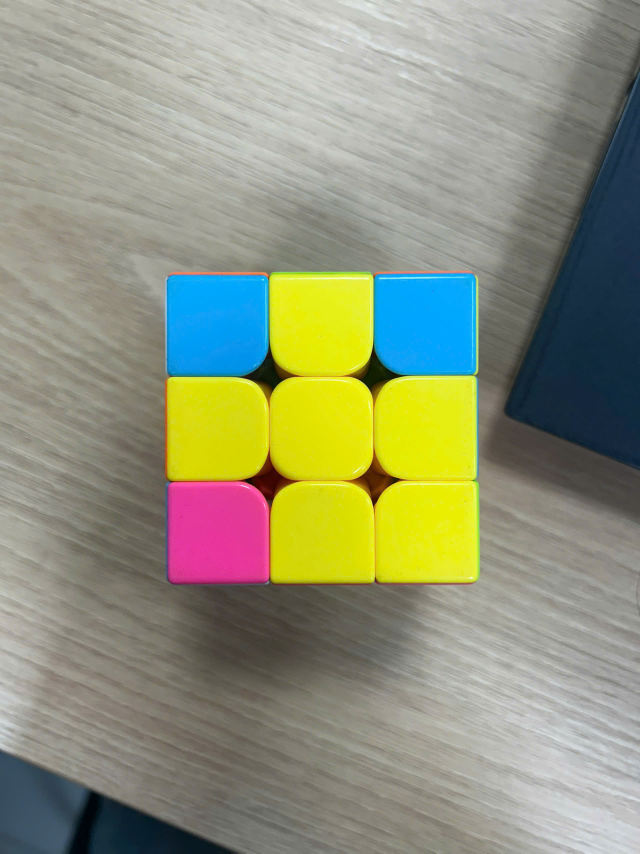
#> input picture XuLyAnh/data/B.jpg, 1920 x 2560 px (shown at 1/3 size)
$ python -i image_processor.py   (imports and definitions only)
#> lines starting #> are read from the running program, lines starting #| are printed output that depends on the picture; after the words box and inside, x2 and y2 are one past the last pixel; in counts of white or black regions, pixels touching at a corner belong together
#> further down, picture is the input picture: shape (2560, 1920, 3); mean B, G, R 123.6, 148.3, 144.7
from pathlib import Path

import cv2
import numpy as np


def load_face_image(path: str | Path) -> np.ndarray:
    image_path = Path(path)
    image_bytes = np.fromfile(str(image_path), dtype=np.uint8)
    image = cv2.imdecode(image_bytes, cv2.IMREAD_COLOR)
    if image is None:
        raise FileNotFoundError(f"Cannot read image: {path}")
    return image


def center_square_crop(image: np.ndarray) -> np.ndarray:
    height, width = image.shape[:2]
    side = min(height, width)
    x0 = (width - side) // 2
    y0 = (height - side) // 2
    return image[y0:y0 + side, x0:x0 + side]


def _square_crop_from_bbox(image: np.ndarray, bbox: tuple[int, int, int, int], padding_ratio: float = 0.04) -> np.ndarray:
    height, width = image.shape[:2]
    x, y, bbox_width, bbox_height = bbox
    side = int(max(bbox_width, bbox_height) * (1 + padding_ratio * 2))
    center_x = x + bbox_width // 2
    center_y = y + bbox_height // 2
    x0 = max(0, center_x - side // 2)
    y0 = max(0, center_y - side // 2)
    x1 = min(width, x0 + side)
    y1 = min(height, y0 + side)
    x0 = max(0, x1 - side)
    y0 = max(0, y1 - side)
    crop = image[y0:y1, x0:x1]
    if crop.size == 0:
        return center_square_crop(image)
    return crop


def detect_face_crop(image: np.ndarray) -> np.ndarray:
    hsv = cv2.cvtColor(image, cv2.COLOR_BGR2HSV)
#> hsv: shape (2560, 1920, 3); mean H, S, V 40.4, 68.2, 157.5
    _, saturation, value = cv2.split(hsv)
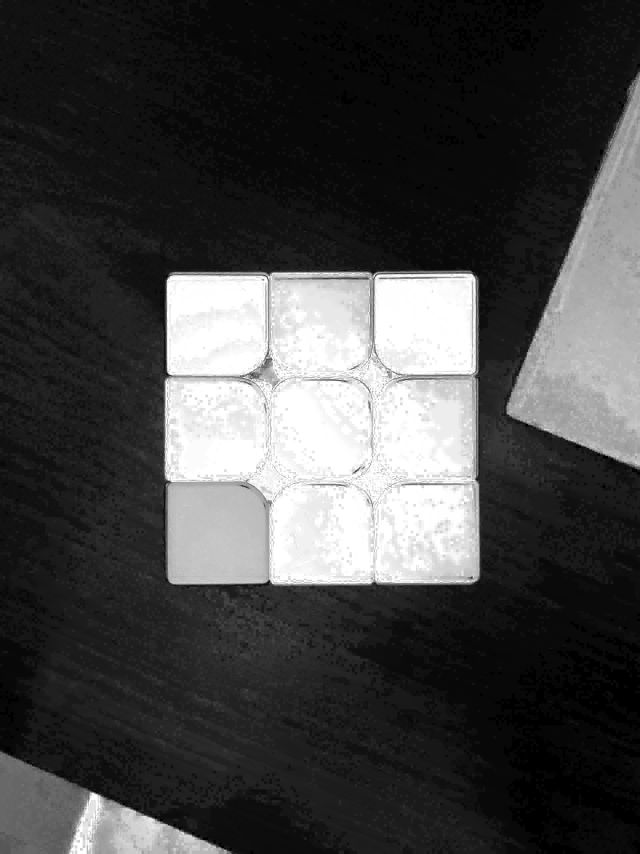
#> saturation: shape (2560, 1920) (shown at 1/3 size); min 0, max 255, mean 68.2
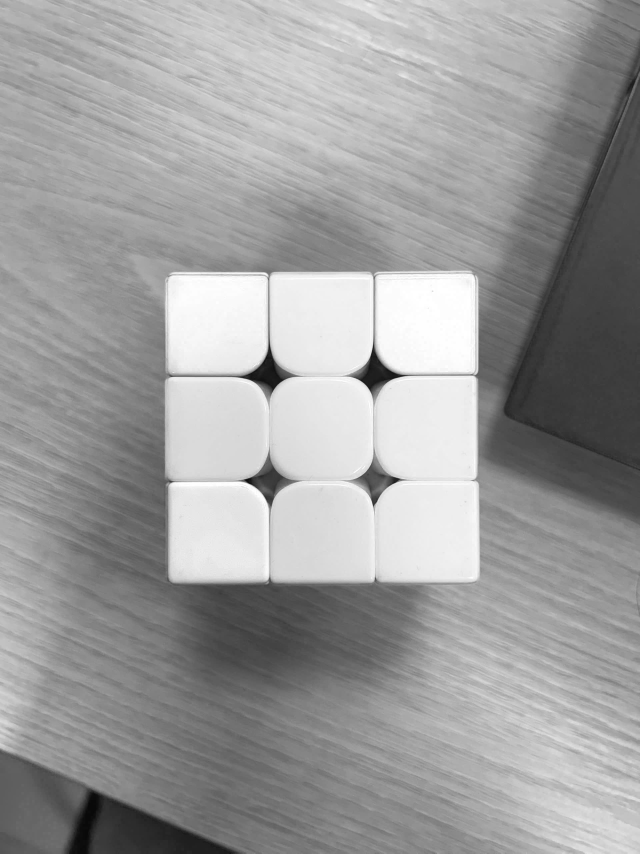
#> value: shape (2560, 1920) (shown at 1/3 size); min 5, max 255, mean 157.5
    mask = ((saturation > 80) & (value > 90)).astype(np.uint8) * 255
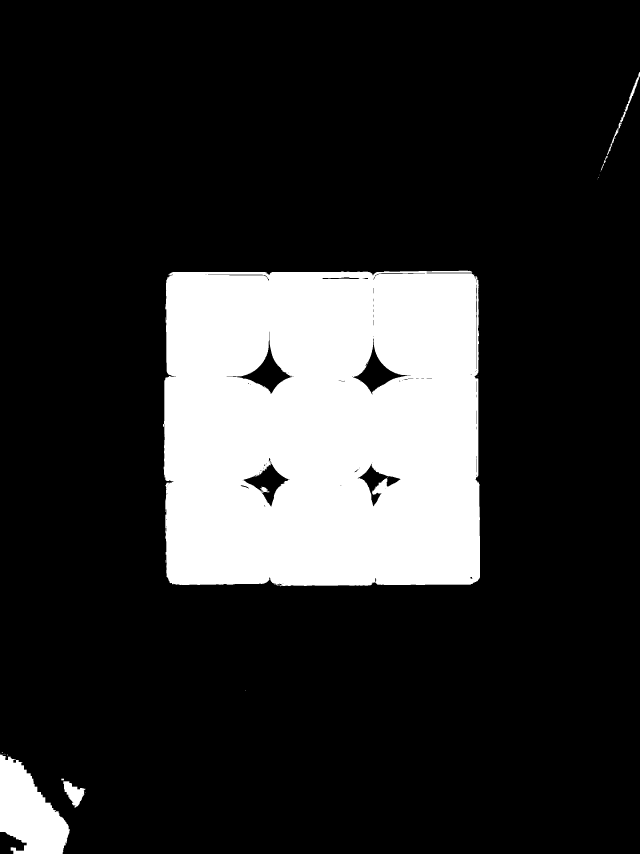
#> mask: shape (2560, 1920) (shown at 1/3 size); 18.2% white; 31 white regions (23 under 20 px), largest, box (x1, y1, x2, y2) and area: (489, 812, 1440, 1758) 853856, (0, 2263, 210, 2560) 38494, (190, 2344, 257, 2424) 2668

    min_dim = min(image.shape[:2])
#> min_dim = 1920
    kernel_size = max(7, (min_dim // 35) | 1)
#> kernel_size = 55
    kernel = cv2.getStructuringElement(cv2.MORPH_RECT, (kernel_size, kernel_size))
    mask = cv2.morphologyEx(mask, cv2.MORPH_CLOSE, kernel, iterations=2)
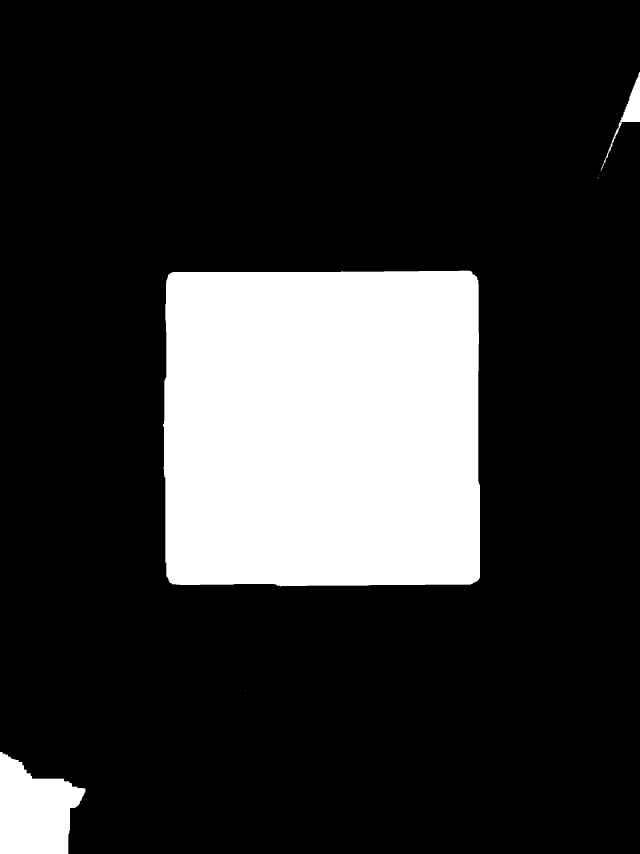
#> mask: shape (2560, 1920) (shown at 1/3 size); 19.2% white; 7 white regions (4 under 20 px), largest, box (x1, y1, x2, y2) and area: (489, 812, 1440, 1760) 883660, (0, 2256, 257, 2560) 53778, (1802, 216, 1920, 515) 5197
    mask = cv2.morphologyEx(mask, cv2.MORPH_OPEN, kernel, iterations=1)
#> mask: shape (2560, 1920); 19.1% white; 3 white regions

    contours, _ = cv2.findContours(mask, cv2.RETR_EXTERNAL, cv2.CHAIN_APPROX_SIMPLE)
#> contours = 3 contours; box (x1, y1, x2, y2) and area: (492, 813, 1440, 1758) 881652, (0, 2270, 232, 2560) 52210, (1884, 280, 1920, 366) 2854
    if not contours:
        return center_square_crop(image)

    min_area = image.shape[0] * image.shape[1] * 0.03
#> min_area = 147456
    candidates = [contour for contour in contours if cv2.contourArea(contour) >= min_area]
#> candidates = 1 contour; box (x1, y1, x2, y2) and area: (492, 813, 1440, 1758) 881652
    if not candidates:
        return center_square_crop(image)

    contour = max(candidates, key=cv2.contourArea)
#> contour = contour of 149 points, box (x1, y1, x2, y2) (492, 813, 1440, 1758), area 881652
    return _square_crop_from_bbox(image, cv2.boundingRect(contour))
#> in _square_crop_from_bbox, `crop = image[y0:y1, x0:x1]`:
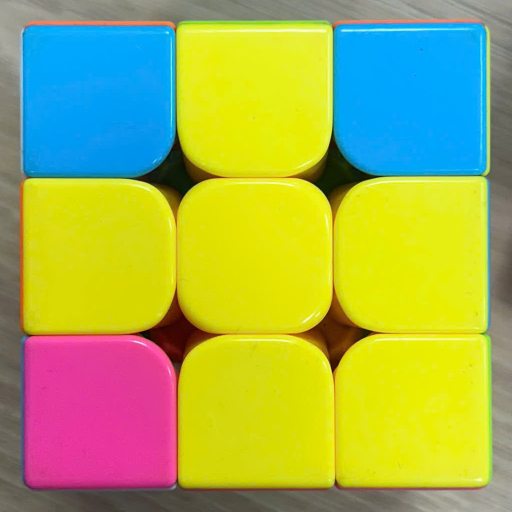
#> crop: shape (1023, 1023, 3) (shown at 1/2 size); mean B, G, R 83.2, 175.7, 163.2


def resize_square(image: np.ndarray, size: int = 600) -> np.ndarray:
#> called with size = 600
    return cv2.resize(image, (size, size), interpolation=cv2.INTER_AREA)
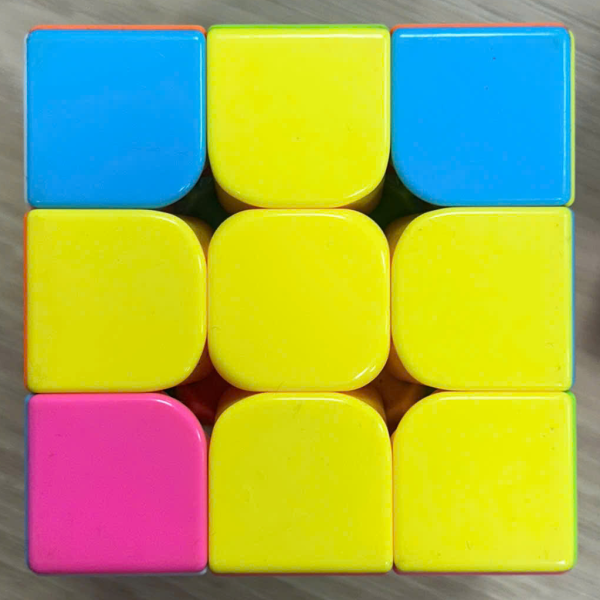
#> returned value: shape (600, 600, 3); mean of channels 0, 1, 2 83.2, 175.7, 163.2; drawn as B, G, R


def normalize_lighting(image: np.ndarray) -> np.ndarray:
    lab = cv2.cvtColor(image, cv2.COLOR_BGR2LAB)
    l_channel, a_channel, b_channel = cv2.split(lab)
    clahe = cv2.createCLAHE(clipLimit=2.0, tileGridSize=(8, 8))
    normalized_l = clahe.apply(l_channel)
    normalized_lab = cv2.merge((normalized_l, a_channel, b_channel))
    return cv2.cvtColor(normalized_lab, cv2.COLOR_LAB2BGR)


def preprocess_face(image: np.ndarray, size: int = 600, equalize: bool = False) -> np.ndarray:
    face = detect_face_crop(image)
    face = resize_square(face, size)
    if equalize:
        face = normalize_lighting(face)
    return cv2.GaussianBlur(face, (3, 3), 0)

>>> import cv2
>>> picture = cv2.imread('../../data/B.jpg')
>>> result = preprocess_face(picture)

$ run again, on XuLyAnh/data/D.jpg
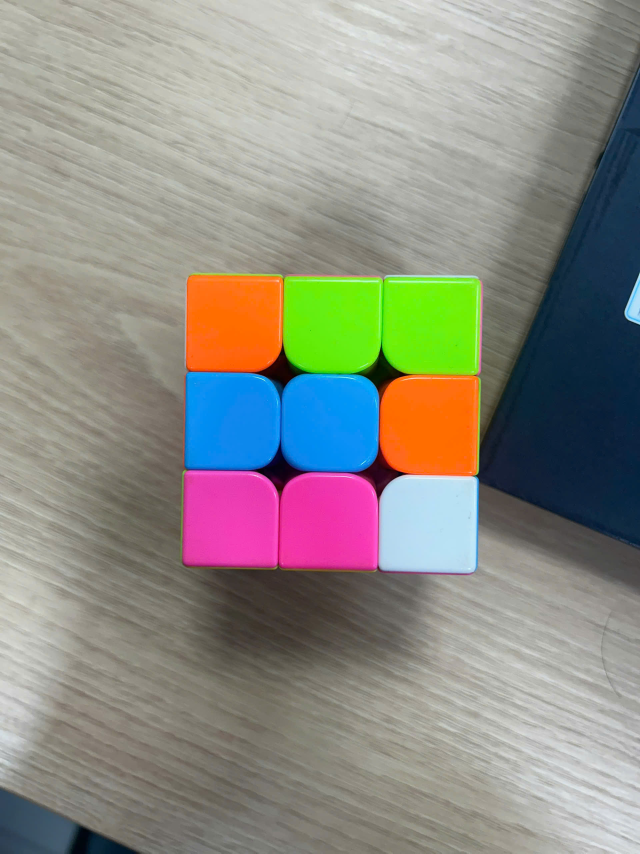
#> input picture XuLyAnh/data/D.jpg, 1920 x 2560 px (shown at 1/3 size)
#> picture is the input picture: shape (2560, 1920, 3); mean B, G, R 132.5, 140.8, 141.7
#> hsv: shape (2560, 1920, 3); mean H, S, V 43.5, 64.5, 158.8
#> in detect_face_crop, `mask = cv2.morphologyEx(mask, cv2.MORPH_OPEN, kernel, iterations=1)`:
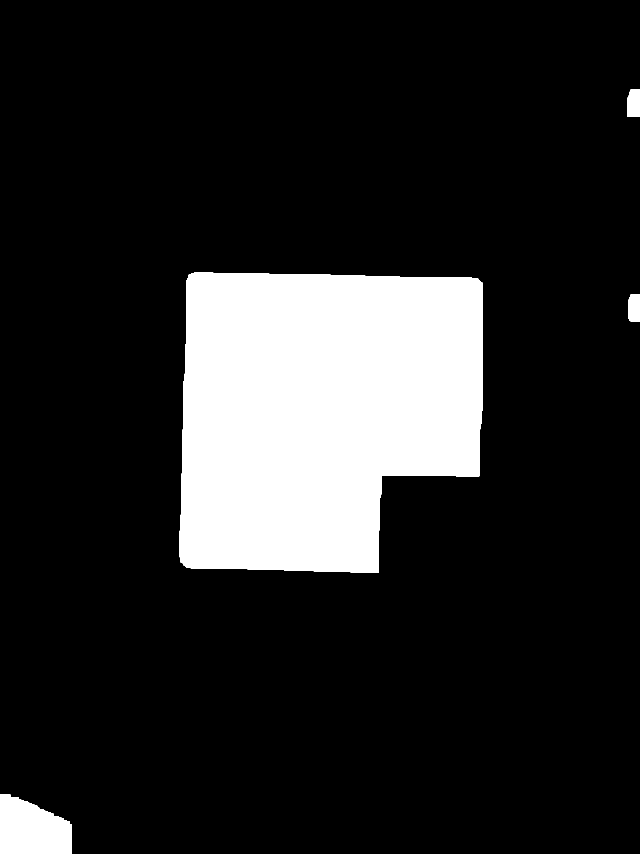
#> mask: shape (2560, 1920) (shown at 1/3 size); 15.1% white; 4 white regions
#> contours = 4 contours; box (x1, y1, x2, y2) and area: (539, 818, 1448, 1718) 703758, (0, 2384, 216, 2560) 29762, (1881, 268, 1920, 350) 2908, (1885, 883, 1920, 964) 2622
#> candidates = 1 contour; box (x1, y1, x2, y2) and area: (539, 818, 1448, 1718) 703758
#> contour = contour of 194 points, box (x1, y1, x2, y2) (539, 818, 1448, 1718), area 703758
#> in resize_square, `return cv2.resize(image, (size, size), interpolation=cv2.INTER_AREA)`:
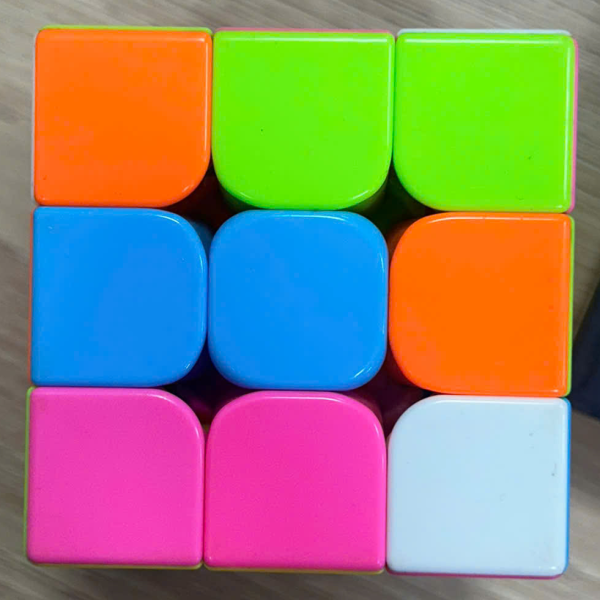
#> returned value: shape (600, 600, 3); mean of channels 0, 1, 2 115.3, 134.9, 144.5; drawn as B, G, R

$ run again, on XuLyAnh/data/L.jpg
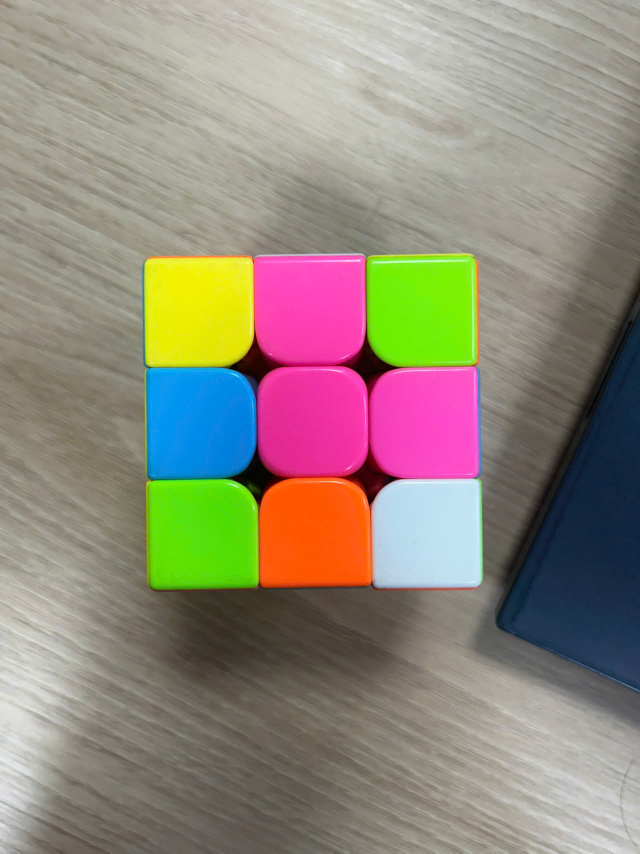
#> input picture XuLyAnh/data/L.jpg, 1920 x 2560 px (shown at 1/3 size)
#> picture is the input picture: shape (2560, 1920, 3); mean B, G, R 123.7, 137.3, 145.4
#> hsv: shape (2560, 1920, 3); mean H, S, V 41.8, 72.1, 159.1
#> in detect_face_crop, `mask = cv2.morphologyEx(mask, cv2.MORPH_OPEN, kernel, iterations=1)`:
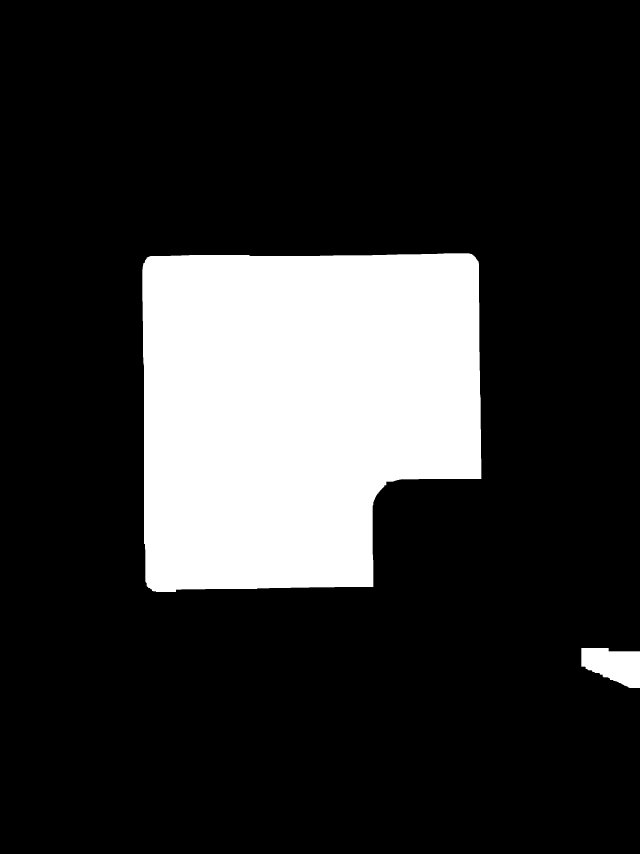
#> mask: shape (2560, 1920) (shown at 1/3 size); 18.7% white; 2 white regions
#> contours = 2 contours; box (x1, y1, x2, y2) and area: (427, 760, 1444, 1776) 902846, (1744, 1944, 1920, 2064) 15090
#> candidates = 1 contour; box (x1, y1, x2, y2) and area: (427, 760, 1444, 1776) 902846
#> contour = contour of 211 points, box (x1, y1, x2, y2) (427, 760, 1444, 1776), area 902846
#> in resize_square, `return cv2.resize(image, (size, size), interpolation=cv2.INTER_AREA)`:
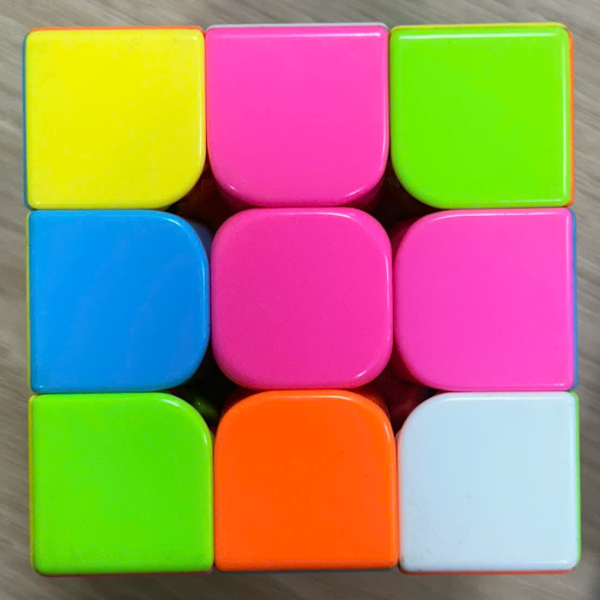
#> returned value: shape (600, 600, 3); mean of channels 0, 1, 2 108.6, 138.3, 166; drawn as B, G, R
